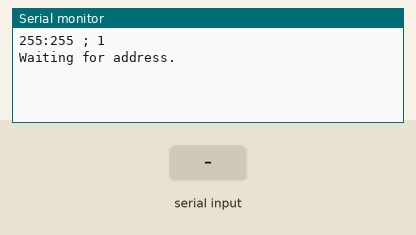
Bench run of a sketch on a simulated Arduino Uno, built with avr-gcc and run on an emulated ATmega328P. Parts: the last lines printed to the serial monitor. The test bench sets the inputs (shaded band). EEPROM starts erased.

Above: at 1.2 s.
1.3 s: "90,45\n" received over Serial
At 1.9 s:
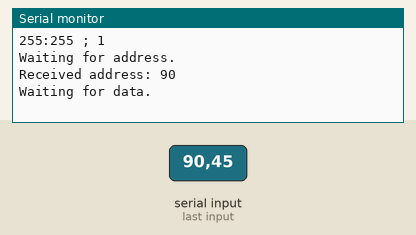
2.8 s: "30,150\n" received over Serial
At 4.1 s:
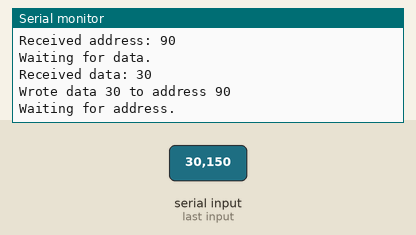

Measured:
- after the input at 1.3 s, the serial monitor: prints a new line at once (image 1)
- after the input at 2.8 s, the serial monitor: prints a new line at once (image 2)

The sketch:

eeprom_v1.ino
```cpp
#include <EEPROM.h>

void setup()
{
  Serial.begin(9600);
  byte hrs = EEPROM.read(0);
  byte mns = EEPROM.read(1);
  bool alarm = EEPROM.read(2);
  Serial.println();
  Serial.println(String(hrs) + ":" + String(mns) + " ; " + String(alarm));
  Serial.setTimeout(10);
}

void loop() {
  // put your main code here, to run repeatedly:
  Serial.println("Waiting for address.");
  while (Serial.available() == 0)
  {
    ;
  }
  String str = Serial.readString();
  int addr = str.toInt();

  Serial.println("Received address: " + String(addr));

  Serial.println("Waiting for data.");
  while (Serial.available() == 0)
  {
    ;
  }
  str = Serial.readString();
  byte data = byte(str.toInt());
  Serial.println("Received data: " + String(data));

  EEPROM.update(addr, data);
  Serial.println("Wrote data " + String(data) + " to address " + String(addr));
}
```
